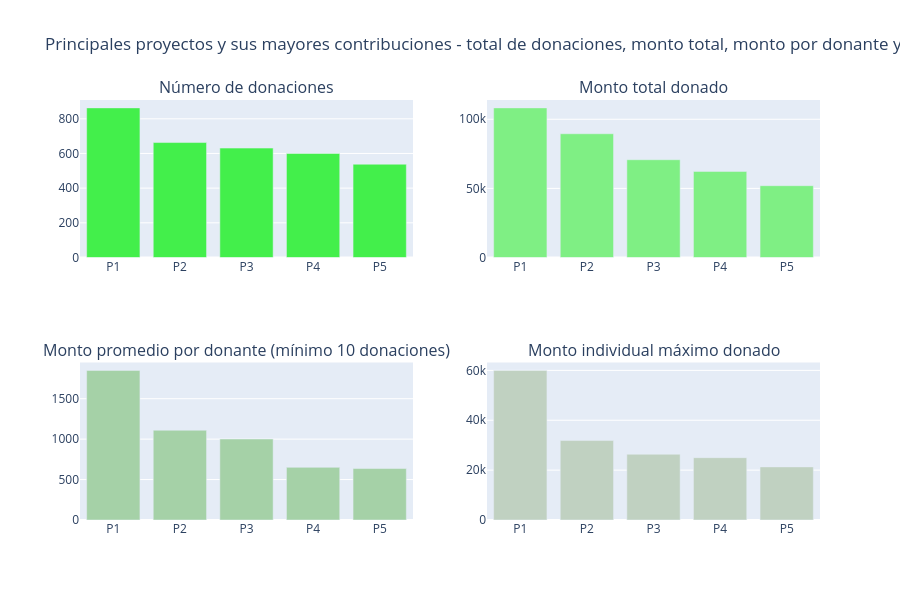

The notebook cell this image was saved under:
### Markdown cell above
<a id="3.2"></a>
## 3.2 Proyectos y sus donaciones 

Identifiquemos los proyectos principales y los valores de sus atributos relacionados: 

- 3.2.1 Proyectos que tenían el mayor número de donantes 
- 3.2.2 Proyectos con el mayor monto total financiado 
- 3.2.3 Proyectos con el mayor monto promedio por donante 
- 3.2.4 Proyectos con el mayor monto individual donado

### Code cell
# Which Projects Had the maximum Donations

tempdf = donations_df.groupby('Project ID').agg({'Project ID' : 'count', 'Donation Amount' : 'sum'}).rename(columns={'Project ID' : "Total Donations", 'Donation Amount' : "Total Amount"}).reset_index()
tempdf['Average Donation Amount'] = tempdf['Total Amount'] / tempdf['Total Donations']

tempdf1 = tempdf.sort_values(by=['Total Donations'], ascending=[False])
x = tempdf1.head(5)['Project ID']
x = ["P"+str(i+1) for i in range(len(x))]
y = tempdf1.head(5)['Total Donations']
tr1 = bar_ver_noagg(x, y, 'Total Donations', '#43ef4b', lm=None, rt=True)

tempdf1 = tempdf.sort_values(by=['Total Amount'], ascending=[False])
x = tempdf1.head(5)['Project ID']
x = ["P"+str(i+1) for i in range(len(x))]
y = tempdf1.head(5)['Total Amount']
tr2 = bar_ver_noagg(x, y, 'Average Donations', '#7fef84', lm=None, rt=True)

tempdf1 = tempdf.sort_values(by=['Average Donation Amount'], ascending=[False])
x = tempdf1[tempdf1['Total Donations'] > 10].head(5)['Project ID']
x = ["P"+str(i+1) for i in range(len(x))]
y = tempdf1[tempdf1['Total Donations'] > 10].head(5)['Average Donation Amount']
tr3 = bar_ver_noagg(x, y, 'Average Donations (Min: 10 Donations)', '#a5d1a7', lm=None, rt=True)

tempdf = donations_df.groupby('Project ID').agg({'Project ID' : 'count', 'Donation Amount' : 'max'}).rename(columns={'Project ID' : "Total Donations", 'Donation Amount' : "Maximum Donations"}).reset_index()
tempdf1 = tempdf.sort_values(by=['Maximum Donations'], ascending=[False])
x = tempdf1.head(5)['Project ID']
x = ["P"+str(i+1) for i in range(len(x))]
y = tempdf1.head(5)['Maximum Donations']
tr4 = bar_ver_noagg(x, y, 'Maximum Donations', '#c0d1c1', lm=None, rt=True)



fig = tools.make_subplots(rows=2, cols=2, print_grid=False, subplot_titles = ['Número de donaciones', "Monto total donado", 'Monto promedio por donante (mínimo 10 donaciones)', 'Monto individual máximo donado'])
fig.append_trace(tr1, 1, 1);
fig.append_trace(tr2, 1, 2);
fig.append_trace(tr3, 2, 1);
fig.append_trace(tr4, 2, 2);

fig['layout'].update(height=600, showlegend=False, title='Principales proyectos y sus mayores contribuciones - total de donaciones, monto total, monto por donante y monto individual máximo');
iplot(fig);

### Figure 1 — Plotly figure (JSON) as saved in the notebook; plotly's stock layout.template omitted (floating-point values rounded to 4 significant figures)
{"data": [{"marker": {"color": "#43ef4b"}, "type": "bar", "x": ["P1", "P2", "P3", "P4", "P5"], "xaxis": "x", "y": [863, 663, 631, 600, 538], "yaxis": "y"}, {"marker": {"color": "#7fef84"}, "type": "bar", "x": ["P1", "P2", "P3", "P4", "P5"], "xaxis": "x2", "y": [108200.0, 89510.0, 70730.0, 62290.0, 51950.0], "yaxis": "y2"}, {"marker": {"color": "#a5d1a7"}, "type": "bar", "x": ["P1", "P2", "P3", "P4", "P5"], "xaxis": "x3", "y": [1850.0, 1110.0, 1002.0, 650.9, 636.6], "yaxis": "y3"}, {"marker": {"color": "#c0d1c1"}, "type": "bar", "x": ["P1", "P2", "P3", "P4", "P5"], "xaxis": "x4", "y": [60000.0, 31860.0, 26370.0, 25000.0, 21300.0], "yaxis": "y4"}], "layout": {"annotations": [{"font": {"size": 16}, "showarrow": false, "text": "Número de donaciones", "x": 0.225, "xanchor": "center", "xref": "paper", "y": 1, "yanchor": "bottom", "yref": "paper"}, {"font": {"size": 16}, "showarrow": false, "text": "Monto total donado", "x": 0.775, "xanchor": "center", "xref": "paper", "y": 1, "yanchor": "bottom", "yref": "paper"}, {"font": {"size": 16}, "showarrow": false, "text": "Monto promedio por donante (mínimo 10 donaciones)", "x": 0.225, "xanchor": "center", "xref": "paper", "y": 0.375, "yanchor": "bottom", "yref": "paper"}, {"font": {"size": 16}, "showarrow": false, "text": "Monto individual máximo donado", "x": 0.775, "xanchor": "center", "xref": "paper", "y": 0.375, "yanchor": "bottom", "yref": "paper"}], "height": 600, "showlegend": false, "title": {"text": "Principales proyectos y sus mayores contribuciones - total de donaciones, monto total, monto por donante y monto individual máximo"}, "xaxis": {"anchor": "y", "domain": [0, 0.45]}, "xaxis2": {"anchor": "y2", "domain": [0.55, 1]}, "xaxis3": {"anchor": "y3", "domain": [0, 0.45]}, "xaxis4": {"anchor": "y4", "domain": [0.55, 1]}, "yaxis": {"anchor": "x", "domain": [0.625, 1]}, "yaxis2": {"anchor": "x2", "domain": [0.625, 1]}, "yaxis3": {"anchor": "x3", "domain": [0, 0.375]}, "yaxis4": {"anchor": "x4", "domain": [0, 0.375]}}}
